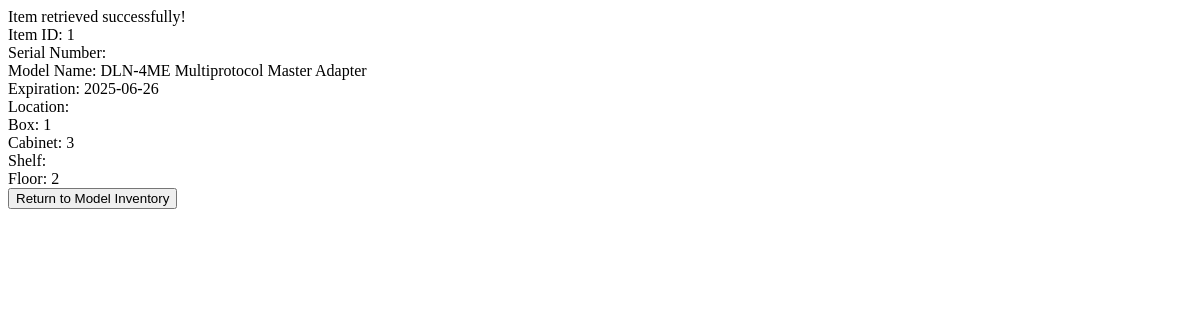
/items/get_item_by_id.php?id=1, run on an earlier commit of the app's database.
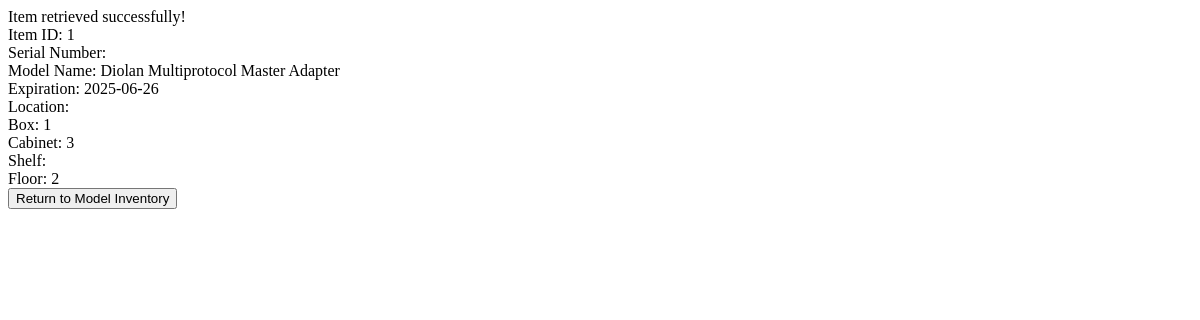
And on a later commit of the database.
### tables this page shows
CREATE TABLE `items` (
  `id` int(11) NOT NULL auto_increment,
  `expiration` date NOT NULL,
  `location_id` int(11) NOT NULL,
  `serial_number` varchar(25) NOT NULL,
  `model_id` int(11) NOT NULL,
  PRIMARY KEY  (`id`)
);

CREATE TABLE `models` (
  `id` int(11) NOT NULL auto_increment,
  `name` varchar(100) NOT NULL,
  `category` varchar(100) NOT NULL,
  `part_number` varchar(25) NOT NULL,
  `image` mediumblob NOT NULL,
  `image_type` varchar(50) NOT NULL,
  `category_id` int(11) NOT NULL,
  PRIMARY KEY  (`id`)
);

### functions.php (called while the page is built, shortened)
<?php
function get_location($conn, $location_id) {
    $flag = FALSE;
    $location_sql = "SELECT * FROM locations WHERE id = $location_id";
    $location = $conn->query($location_sql)->fetch_assoc();
    $location_type = $location["type"];
    $location_array = array(
        'box' => "",
        'cabinet' => "",
        'shelf' => "",
        'floor' => ""
    );
    while ($location_type != 'building' AND $flag == FALSE) {
        if (!$location) {
            $flag = TRUE;
            break;
        }
        $location_number = $location['number'];
        $location_array[$location_type] = $location_number;
        $parent_id = $location['parent_id'];
        $parent_sql = "SELECT * FROM locations WHERE id = $parent_id";
        $parent = $conn->query($parent_sql)->fetch_assoc();
        $location = $parent;
        $location_type = $location["type"];
    }
    return $location_array;
}
function fetch_row_data($conn, $table, $id, $column) {
    $sql = "SELECT $column FROM $table WHERE id = $id";
    $result = $conn->query($sql);
    if ($result && $result->num_rows > 0) {
        $row = $result->fetch_assoc();
        return $row[$column];
    } else {
        return null;
    }
}
?>

### items/get_item_by_id.php (the view, shortened to what this page needs)
<html>
    <?php
    require_once('../db.php');
    require_once('../functions.php');
    $id =  $_GET["id"];
    $sql = "SELECT * from items WHERE id = $id";
    if ($conn->query($sql) !== FALSE) {
        $result = $conn->query($sql);
        echo "Item retrieved successfully! <br>";
        while ($row = $result->fetch_assoc()) {
            $location_id = $row['location_id'];
            $location_array = get_location($conn, $location_id);
            echo "Item ID: " . htmlspecialchars($row['id']) . "<br>";
            echo "Serial Number: " . htmlspecialchars($row['serial_number']) . "<br>";
            echo "Model Name: " . htmlspecialchars(fetch_row_data($conn, 'models', $row['model_id'], 'name')) . "<br>";
            echo "Expiration: " . htmlspecialchars($row['expiration']) . "<br>";
            $location_type = fetch_row_data($conn, 'locations', $row['location_id'], 'type');
            echo "Location: <br>";
            echo 'Box: '. htmlspecialchars($location_array['box']) . "<br>";
            echo "Cabinet: ". htmlspecialchars($location_array['cabinet']) . "<br>";
            echo "Shelf: ". htmlspecialchars($location_array['shelf']) . "<br>";
            echo "Floor: ". htmlspecialchars($location_array['floor']) . "<br>";
            echo '<a href="get_item_by_model_id.php?model_id=' . $row['model_id'] . '">
                  <button type="button">Return to Model Inventory</button>
                  </a>';
        }
    } else {
        echo "Error: " . $conn->error;
    }
    ?>
</html>

What changed in the data, as far as the page shows it:
changed through a linked row, items id 1: model.name "DLN-4ME Multiprotocol Master Adapter" → "Diolan Multiprotocol Master Adapter"
